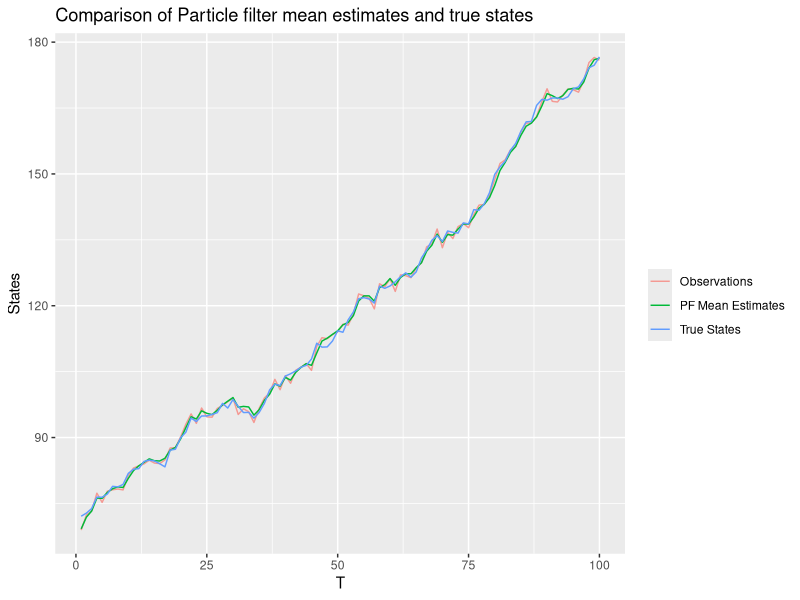
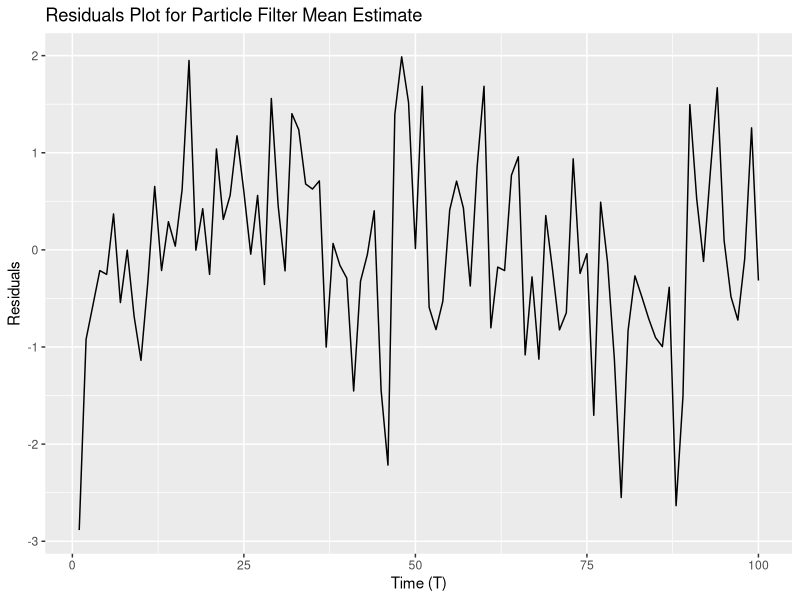
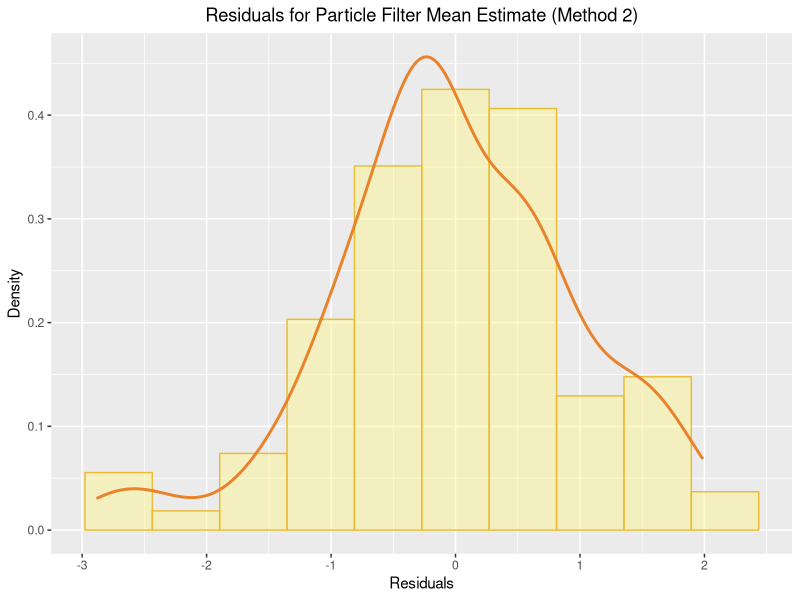
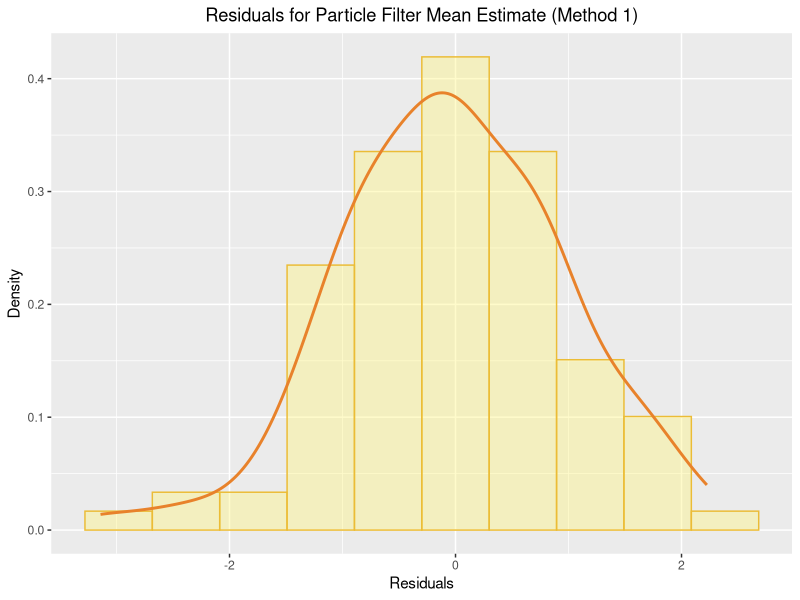
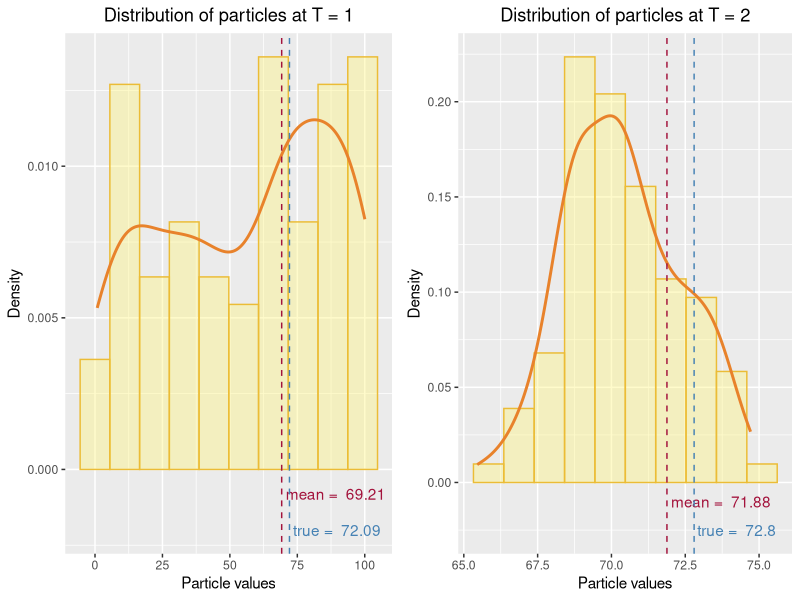
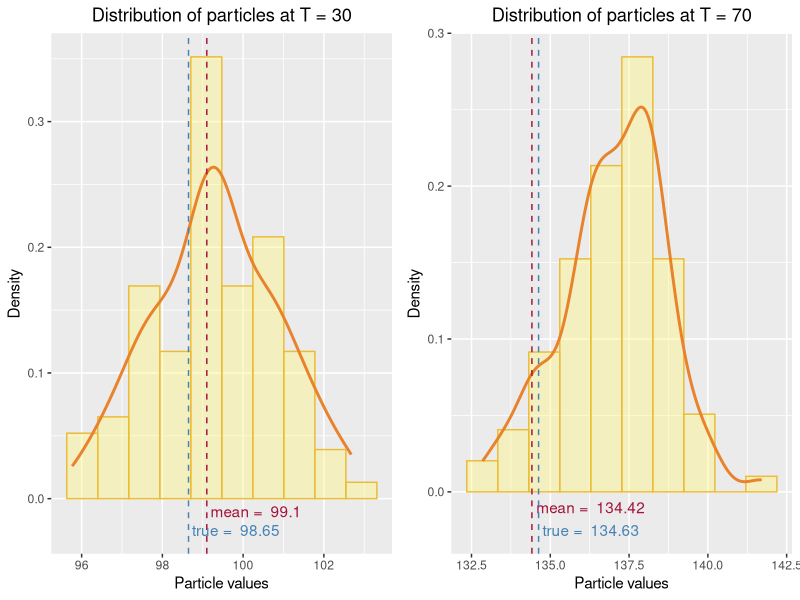
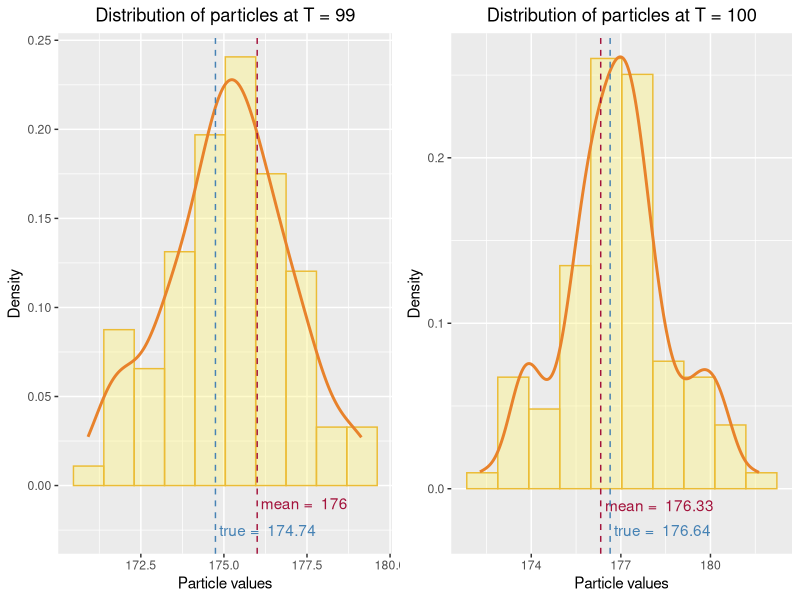
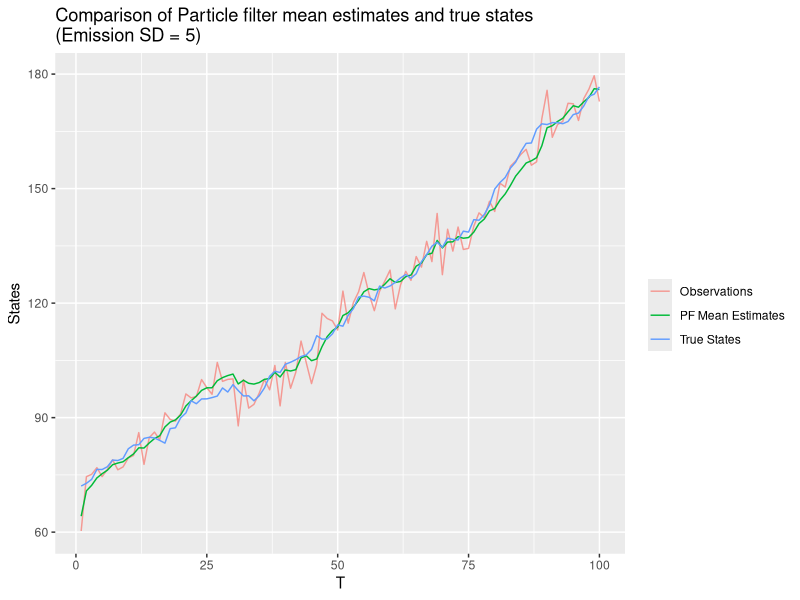

The R script that drew these images, in order:
## ---- chunk 1

# Set up general options

knitr::opts_chunk$set(echo = FALSE, warning = FALSE, message = FALSE, fig.width=8)

set.seed(123456)

library(ggplot2)
options(kableExtra.latex.load_packages = FALSE)
library(kableExtra)
library(caret)
library(gridExtra)

options(scipen=999)

## ---- chunk 2
# Function to plot histogram and density of a sample
hist_plt = function(vals){
  n_bins = ceiling(sqrt(length(vals)))
  plt = qplot(vals, geom = 'blank') +   
    geom_histogram(aes(y = ..density..), alpha = 0.4, 
                   bins = n_bins, color = "#EBBC36", fill = "#FFF57D") +  
    geom_line(aes(y = ..density.., color = 'Empirical Density'), 
              stat = 'density', size = 1, color = "#E8822B") + 
    theme(plot.title = element_text(hjust = 0.5), 
          plot.subtitle = element_text(hjust = 0.5)) + ylab("Density")
  
  return(plt)
}

## ---- chunk 3

# ------------------------------------------------------------------------------
# Question 1
# ------------------------------------------------------------------------------

## ---- chunk 4
# Function to simulate states and observations for a State Space Model
# using the given initial model, transition model and emission model
simSSM = function(N, initial_model, transition_model, emission_model){
  z_t = vector(mode = "numeric", length = N)
  
  # Simulate initial state
  z_t[1] = initial_model()
  
  # Simulate remaining states
  for(i in 2:N){
    z_t[i] = transition_model(z_t[i-1])
  }
  
  # Simulate observations from states
  x_t = sapply(z_t, emission_model)
  
  res = list(states = z_t, observations = x_t)
  
  return(res)
}

## ---- chunk 5
# Transition model - mixture of 3 gaussians
transition_model = function(z_t_1){
  mean_z_t = sample(c(z_t_1, z_t_1+1, z_t_1+2), size = 1, prob = rep(1/3, 3))
  return(rnorm(1, mean_z_t, 1))
}

# Emission model - mixture of 3 gaussians (SD = 1)
emission_model = function(z_t, sd = 1){
  mean_x_t = sample(c(z_t, z_t+1, z_t-1), size = 1, prob = rep(1/3, 3))
  return(rnorm(1, mean_x_t, sd))
}

# Initial model - Unif(0, 100)
initial_model = function(){
  return(runif(1, min = 0, max = 100))
}

# Probability function for emission model
emission_prob = function(x_t, z_t, sd = 1){
  return((dnorm(x_t, mean = z_t, sd = sd) + 
            dnorm(x_t, mean = z_t-1, sd = sd) +
            dnorm(x_t, mean = z_t+1, sd = sd)) / 3)
}

# Simulate 100 time steps of SSM
set.seed(12345)
ssm_sim = simSSM(100, initial_model, transition_model, emission_model)
ssm_obs = ssm_sim$observations
ssm_states = ssm_sim$states

## ---- chunk 6
# Function to perform particle filtering
particle_filter = function(num_particles, observations, initial_model, 
                           transition_model, emission_model, emission_prob, 
                           method = 2, weight_update = TRUE){
  # Number of time steps
  N = length(observations)
  
  # Matrix to store the particles at all time steps
  particle_history = matrix(nrow = N, ncol = num_particles)
  
  # Generate initial particles from initial model
  particles = sapply(1:num_particles, function(i) initial_model())
  
  # Mean estimates of particles at each time step
  mean_estimates = vector(mode = "numeric", length = N)
  
  # Weights
  w_t = rep(1, num_particles)
  
  for(t in 1:N){
    if(method == 1){
      # Method 1
      # Vector for belief set of particles
      bel_particles = vector(mode = "numeric", length = num_particles)
      
      # Generate belief particle using transition model
      # z_t^m given z_t-1
      bel_particles = sapply(particles, transition_model)
      
      if(weight_update){
        # Calculate weight using emission model probability
        # probability of x_t given z_t^m
        w_t = sapply(bel_particles, 
                     function(b_p) emission_prob(observations[t], b_p))
      }
      
      # Normalize weights
      w_t = w_t/sum(w_t)
      
      # Resample particles from belief set of particles 
      # using weighted probabilities with replacement
      particles = sample(bel_particles, size = num_particles, 
                         prob = w_t, replace = TRUE)
      
      # Calculate mean estimates of particles for each time step
      mean_estimates[t] = mean(particles)
    }
    else{
      # Method 2
      # Sample particles from the mixture model of weighted transition models
      # z_t given x_(1:t-1)
      
      # Sample component mean from particles at time t-1 
      # using weighted probabilities, w_t with replacement
      post_sample = sample(particles, size = num_particles, 
                           prob = w_t, replace = TRUE)
      
      # Resample particles based on transition model and sampled component mean
      # z_t given z_(t-1)^m
      particles = sapply(post_sample, transition_model)
      
      if(weight_update){
        # Calculate weight using emission model probability
        # probability of x_t given z_t^m
        w_t = sapply(particles, function(p) emission_prob(observations[t], p))
      }
      
      # Normalize weights
      w_t = w_t/sum(w_t)
      
      # Calculate mean estimate of particles as a weighted sum
      # Note: Weights used for sampling were based on x_(1:t-1)
      # The weights updated in this iteration update the mean 
      # estimate based on observation, x_t
      mean_estimates[t] = sum(particles*w_t)
    }
    
    # Add the set of particles to particle history
    particle_history[t, ] = particles
  }
  
  res = list(pf_history = particle_history, 
             pf_means = mean_estimates)
  
  return(res)
}

## ---- chunk 7
# Running particle filter (method 1)
pf_res = particle_filter(100, ssm_obs, initial_model, transition_model, 
                         emission_model, emission_prob, method = 2)
residuals = pf_res$pf_means - ssm_states

## ---- chunk 8
# Running particle filter (method 2)
pf_res_2 = particle_filter(100, ssm_obs, initial_model, transition_model, 
                         emission_model, emission_prob, method = 1)
residuals_2 = pf_res_2$pf_means - ssm_states

## ---- chunk 9
ggplot() +
  geom_line(aes(x = 1:100, y = ssm_obs, color = "Observations"), alpha = 0.7) +
  geom_line(aes(x = 1:100, y = pf_res$pf_means, color = "PF Mean Estimates")) +
  geom_line(aes(x = 1:100, y = ssm_states, color = "True States")) +
  labs(x = "T", y = "States", color = "") +
  ggtitle("Comparison of Particle filter mean estimates and true states")

## ---- chunk 10
ggplot() + geom_line(aes(x = 1:100, y = residuals)) +
  ggtitle("Residuals Plot for Particle Filter Mean Estimate") +
  labs(x = "Time (T)", y = "Residuals")

## ---- chunk 11
hist_plt(residuals) +
  ggtitle("Residuals for Particle Filter Mean Estimate (Method 2)") +
  labs(x = "Residuals")
## ---- chunk 12
hist_plt(residuals_2) +
  ggtitle("Residuals for Particle Filter Mean Estimate (Method 1)") +
  labs(x = "Residuals")
## ---- chunk 13
# Function to plot distribution of particles at a given time step
# Also, plots lines to show particles mean and true state 
plot_particle_dist = function(t, pf_history, pf_means, true_states, 
                              annotation_y = c(-0.01, -0.025)){
  hist_plt(pf_history[t,]) +
    geom_vline(xintercept = pf_means[t], color = "#A3133C", linetype = "dashed") +
    annotate("text", x = pf_means[t], y = annotation_y[1], 
             label = paste("mean = ", round(pf_means[t], 2)), 
             color = "#A3133C", hjust = -0.04) +
    geom_vline(xintercept = true_states[t], color = "steelblue", 
               linetype = "dashed") +
    annotate("text", x = true_states[t], y = annotation_y[2], 
             label = paste("true = ", round(true_states[t], 2)), 
             color = "steelblue", hjust = -0.04) +
    ggtitle(paste("Distribution of particles at T =", t)) +
    labs(x = "Particle values")
}

## ---- chunk 14
p1 = plot_particle_dist(1, pf_res$pf_history, pf_res$pf_means, 
                        ssm_states, annotation_y = c(-0.0008, -0.002))
p2 = plot_particle_dist(2, pf_res$pf_history, pf_res$pf_means, ssm_states)
grid.arrange(p1, p2, nrow = 1)

## ---- chunk 15
p3 = plot_particle_dist(30, pf_res$pf_history, pf_res$pf_means, ssm_states)
p4 = plot_particle_dist(70, pf_res$pf_history, pf_res$pf_means, ssm_states)
grid.arrange(p3, p4, nrow = 1)

## ---- chunk 16
p5 = plot_particle_dist(99, pf_res$pf_history, pf_res$pf_means, ssm_states)
p6 = plot_particle_dist(100, pf_res$pf_history, pf_res$pf_means, ssm_states)
grid.arrange(p5, p6, nrow = 1)

## ---- chunk 17
# ------------------------------------------------------------------------------
# Question 2
# ------------------------------------------------------------------------------

## ---- chunk 18
# Emission model with SD = 5
emission_model_sd5 = function(z_t) emission_model(z_t, sd = 5)
emission_prob_sd5 = function(x_t, z_t) emission_prob(x_t, z_t, sd = 5)

# Emission model with SD = 50
emission_model_sd50 = function(z_t) emission_model(z_t, sd = 50)
emission_prob_sd50 = function(x_t, z_t) emission_prob(x_t, z_t, sd = 50)

## ---- chunk 19
# Running SSM simulation and particle filter with emission model SD = 5
set.seed(12345)
ssm_sd5_sim = simSSM(100, initial_model, transition_model, emission_model_sd5)
ssm_sd5_obs = ssm_sd5_sim$observations
ssm_sd5_states = ssm_sd5_sim$states

pf_sd5_res = particle_filter(100, ssm_sd5_obs, initial_model, transition_model, 
                             emission_model_sd5, emission_prob_sd5, method = 2)
residuals_sd5 = pf_sd5_res$pf_means - ssm_sd5_states

# Running SSM simulation and particle filter with emission model SD = 50
set.seed(12345)
ssm_sd50_sim = simSSM(100, initial_model, transition_model, emission_model_sd50)
ssm_sd50_obs = ssm_sd50_sim$observations
ssm_sd50_states = ssm_sd50_sim$states

pf_sd50_res = particle_filter(100, ssm_sd50_obs, initial_model, transition_model, 
                              emission_model_sd50, emission_prob_sd50, method = 2)
residuals_sd50 = pf_sd50_res$pf_means - ssm_sd50_states

## ---- chunk 20
ggplot() +
  geom_line(aes(x = 1:100, y = ssm_sd5_obs, color = "Observations"), alpha = 0.7) +
  geom_line(aes(x = 1:100, y = pf_sd5_res$pf_means, color = "PF Mean Estimates")) +
  geom_line(aes(x = 1:100, y = ssm_sd5_states, color = "True States")) +
  labs(x = "T", y = "States", color = "") +
  ggtitle(paste("Comparison of Particle filter mean estimates and true states", 
                "\n(Emission SD = 5)"))

## ---- chunk 21
ggplot() +
  geom_line(aes(x = 1:100, y = ssm_sd50_obs, color = "Observations"), alpha = 0.7) +
  geom_line(aes(x = 1:100, y = pf_sd50_res$pf_means, color = "PF Mean Estimates")) +
  geom_line(aes(x = 1:100, y = ssm_sd50_states, color = "True States")) +
  labs(x = "T", y = "States", color = "") +
  ggtitle(paste("Comparison of Particle filter mean estimates and true states", 
                "\n(Emission SD = 50)"))

## ---- chunk 22
res_plt_sd5 = ggplot() + geom_line(aes(x = 1:100, y = residuals_sd5)) +
  ggtitle(paste("Residuals for Particle Filter Mean Estimate", 
                "\n(Emission SD = 5)")) +
  labs(x = "T", y = "Residuals")

res_plt_sd50 = ggplot() + geom_line(aes(x = 1:100, y = residuals_sd50)) +
  ggtitle(paste("Residuals for Particle Filter Mean Estimate", 
                "\n(Emission SD = 50)")) +
  labs(x = "T", y = "Residuals")

grid.arrange(res_plt_sd5, res_plt_sd50, nrow = 1)

## ---- chunk 23
res_dist_sd5 = hist_plt(residuals_sd5[2:100]) +
  ggtitle(paste("Residuals Distribution", "\n(Emission SD = 5)")) +
  labs(x = "Residuals")

res_dist_sd50 = hist_plt(residuals_sd50[2:100]) +
  ggtitle(paste("Residuals Distribution", "\n(Emission SD = 50)")) +
  labs(x = "Residuals")

grid.arrange(res_dist_sd5, res_dist_sd50, nrow = 1)

## ---- chunk 24
# ------------------------------------------------------------------------------
# Question 3
# ------------------------------------------------------------------------------

## ---- chunk 25
# Running particle filter without weight correction
set.seed(123)
pf_uncorr_res = particle_filter(100, ssm_obs, initial_model, transition_model, 
                                emission_model, emission_prob, method = 2, 
                                weight_update = FALSE)
residuals_uncorr = pf_uncorr_res$pf_means - ssm_states

## ---- chunk 26
ggplot() +
  geom_line(aes(x = 1:100, y = ssm_obs, color = "Observations"), alpha = 0.7) +
  geom_line(aes(x = 1:100, y = pf_uncorr_res$pf_means, color = "PF Mean Estimates")) +
  geom_line(aes(x = 1:100, y = ssm_states, color = "True States")) +
  labs(x = "T", y = "States", color = "") +
  ggtitle(paste("Comparison of Particle filter mean estimates and true states", 
                "\n(Weights are not corrected)"))

## ---- chunk 27
ggplot() + geom_line(aes(x = 1:100, y = residuals_uncorr)) +
  ggtitle(paste("Residuals Plot for Particle Filter Mean Estimate", 
                "\n(Weights are not corrected)")) +
  labs(x = "T", y = "Residuals")

## ---- chunk 28
hist_plt(residuals_uncorr[2:100]) + labs(x = "Residuals") +
  ggtitle(paste("Residuals for Particle Filter Mean Estimate", 
                "\n(Weights are not corrected)"))
